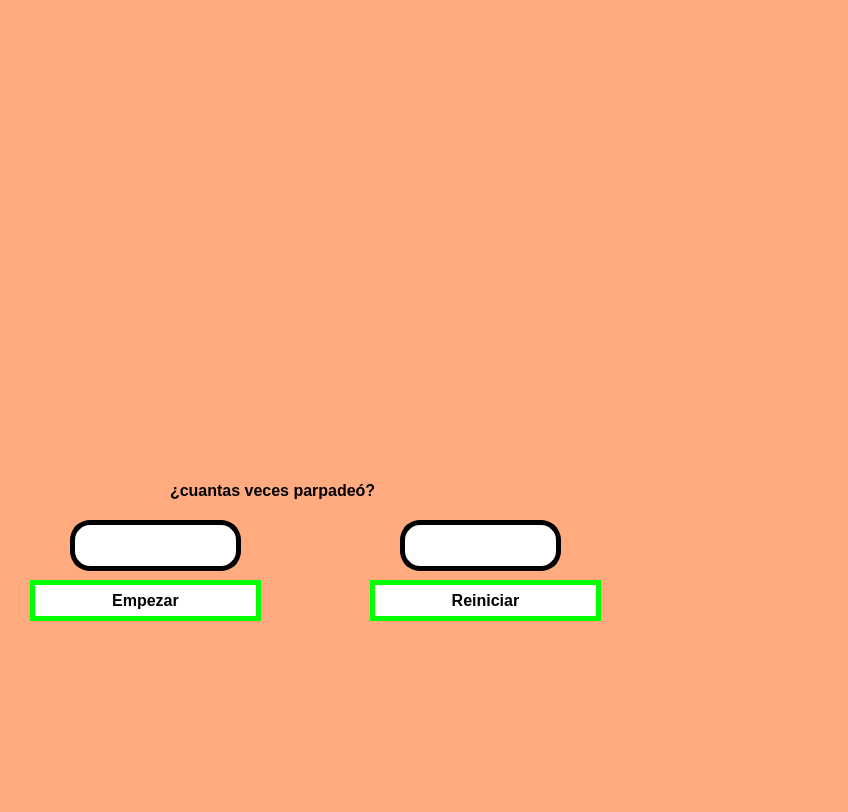
<?xml version="1.0" encoding="UTF-8"?>
<ui version="4.0">
 <class>MainWindow</class>
 <widget class="QMainWindow" name="MainWindow">
  <property name="geometry">
   <rect>
    <x>0</x>
    <y>0</y>
    <width>848</width>
    <height>812</height>
   </rect>
  </property>
  <property name="windowTitle">
   <string>MainWindow</string>
  </property>
  <property name="styleSheet">
   <string notr="true">background-color: rgb(255, 170, 127);
</string>
  </property>
  <widget class="QWidget" name="centralwidget">
   <widget class="QLabel" name="imagen">
    <property name="geometry">
     <rect>
      <x>60</x>
      <y>30</y>
      <width>151</width>
      <height>141</height>
     </rect>
    </property>
    <property name="styleSheet">
     <string notr="true"/>
    </property>
    <property name="text">
     <string/>
    </property>
    <property name="pixmap">
     <pixmap resource="../Archivos/Recursos.qrc">:/ejercicios/FIT_logo_vertical.png</pixmap>
    </property>
    <property name="scaledContents">
     <bool>true</bool>
    </property>
   </widget>
   <widget class="QLabel" name="imagen_3">
    <property name="geometry">
     <rect>
      <x>640</x>
      <y>580</y>
      <width>181</width>
      <height>161</height>
     </rect>
    </property>
    <property name="styleSheet">
     <string notr="true"/>
    </property>
    <property name="text">
     <string/>
    </property>
    <property name="pixmap">
     <pixmap resource="../Archivos/Recursos.qrc">:/ejercicios/wero.jpg</pixmap>
    </property>
    <property name="scaledContents">
     <bool>true</bool>
    </property>
   </widget>
   <widget class="QLabel" name="label_2">
    <property name="geometry">
     <rect>
      <x>570</x>
      <y>50</y>
      <width>221</width>
      <height>101</height>
     </rect>
    </property>
    <property name="text">
     <string/>
    </property>
    <property name="pixmap">
     <pixmap resource="../Archivos/Recursos.qrc">:/ejercicios/log_uat_nuevo.png</pixmap>
    </property>
    <property name="scaledContents">
     <bool>true</bool>
    </property>
   </widget>
   <widget class="QLabel" name="image_2">
    <property name="geometry">
     <rect>
      <x>360</x>
      <y>230</y>
      <width>241</width>
      <height>231</height>
     </rect>
    </property>
    <property name="styleSheet">
     <string notr="true"/>
    </property>
    <property name="text">
     <string/>
    </property>
    <property name="pixmap">
     <pixmap resource="../Archivos/Recursos.qrc">:/ejercicios/wero.jpg</pixmap>
    </property>
    <property name="scaledContents">
     <bool>true</bool>
    </property>
   </widget>
   <widget class="QPushButton" name="btn_reiniciar">
    <property name="geometry">
     <rect>
      <x>370</x>
      <y>580</y>
      <width>231</width>
      <height>41</height>
     </rect>
    </property>
    <property name="font">
     <font>
      <pointsize>12</pointsize>
      <weight>75</weight>
      <bold>true</bold>
     </font>
    </property>
    <property name="styleSheet">
     <string notr="true">background-color: rgb(255,255,255);
color: rgb(0,0,0);
border-radius:25px;
border:5px solid lime</string>
    </property>
    <property name="text">
     <string>Reiniciar</string>
    </property>
   </widget>
   <widget class="QLineEdit" name="no_imagen1">
    <property name="geometry">
     <rect>
      <x>70</x>
      <y>520</y>
      <width>171</width>
      <height>51</height>
     </rect>
    </property>
    <property name="font">
     <font>
      <weight>75</weight>
      <bold>true</bold>
     </font>
    </property>
    <property name="styleSheet">
     <string notr="true">background-color: rgb(255, 255, 255);
border-radius:20px;
border:  5px solid black;
</string>
    </property>
    <property name="text">
     <string/>
    </property>
    <property name="alignment">
     <set>Qt::AlignCenter</set>
    </property>
   </widget>
   <widget class="QLabel" name="image_1">
    <property name="geometry">
     <rect>
      <x>40</x>
      <y>230</y>
      <width>241</width>
      <height>231</height>
     </rect>
    </property>
    <property name="styleSheet">
     <string notr="true"/>
    </property>
    <property name="text">
     <string/>
    </property>
    <property name="pixmap">
     <pixmap resource="../Archivos/Recursos.qrc">:/ejercicios/elyochi.jpg</pixmap>
    </property>
    <property name="scaledContents">
     <bool>true</bool>
    </property>
   </widget>
   <widget class="QPushButton" name="btn_inicio">
    <property name="geometry">
     <rect>
      <x>30</x>
      <y>580</y>
      <width>231</width>
      <height>41</height>
     </rect>
    </property>
    <property name="font">
     <font>
      <pointsize>12</pointsize>
      <weight>75</weight>
      <bold>true</bold>
     </font>
    </property>
    <property name="styleSheet">
     <string notr="true">background-color: rgb(255,255,255);
color: rgb(0,0,0);
border-radius:25px;
border:5px solid lime</string>
    </property>
    <property name="text">
     <string>Empezar</string>
    </property>
   </widget>
   <widget class="QLineEdit" name="no_imagen2">
    <property name="geometry">
     <rect>
      <x>400</x>
      <y>520</y>
      <width>161</width>
      <height>51</height>
     </rect>
    </property>
    <property name="font">
     <font>
      <weight>75</weight>
      <bold>true</bold>
     </font>
    </property>
    <property name="styleSheet">
     <string notr="true">background-color: rgb(255, 255, 255);
border-radius:20px;
border:  5px solid black;
</string>
    </property>
    <property name="text">
     <string/>
    </property>
    <property name="alignment">
     <set>Qt::AlignCenter</set>
    </property>
   </widget>
   <widget class="QLabel" name="label">
    <property name="geometry">
     <rect>
      <x>170</x>
      <y>470</y>
      <width>271</width>
      <height>41</height>
     </rect>
    </property>
    <property name="font">
     <font>
      <pointsize>12</pointsize>
      <weight>75</weight>
      <bold>true</bold>
     </font>
    </property>
    <property name="text">
     <string>¿cuantas veces parpadeó?</string>
    </property>
   </widget>
  </widget>
  <widget class="QMenuBar" name="menubar">
   <property name="geometry">
    <rect>
     <x>0</x>
     <y>0</y>
     <width>848</width>
     <height>26</height>
    </rect>
   </property>
  </widget>
  <widget class="QStatusBar" name="statusbar"/>
 </widget>
 <resources>
  <include location="../Archivos/Recursos.qrc"/>
 </resources>
 <connections/>
</ui>
